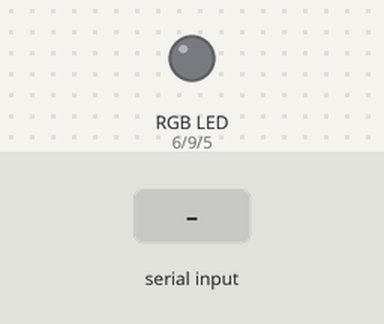
Recording of a sketch running on a simulated Arduino Uno, built with avr-gcc and run on an emulated ATmega328P. Parts: an RGB LED mixed from three pins (HIGH = lit). Inputs (shaded band) come from the test bench. Dim RGB values are drawn brighter than linear.

Above: at 1.2 s.
1.3 s: "90,45,200\n" received over Serial
At 2.5 s:
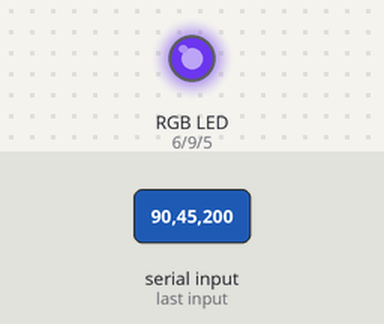
2.8 s: "30,150,10\n" received over Serial
At 3.9 s:
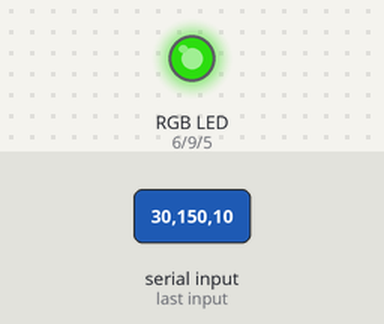
4.3 s: "90,45\n" received over Serial
At 4.8 s:
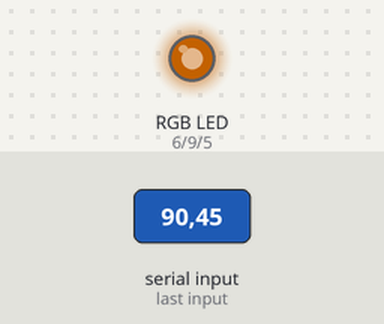
5.8 s: "1,90,45\n" received over Serial
At 6.1 s:
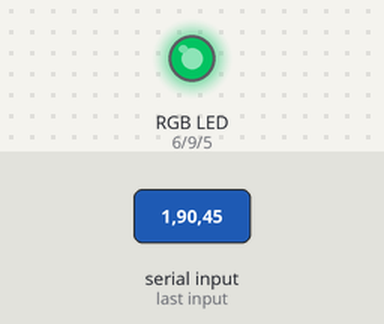
Timing chart, 0 to 8.3 s (numbered marks = the images above; inputs shaded):
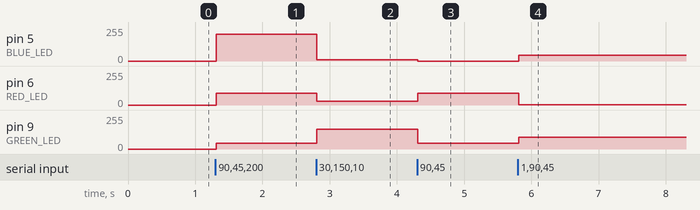

The sketch:

strip_rgb.ino
```cpp
//define pins for the red, green and blue LEDs
#define RED_LED 6
#define BLUE_LED 5
#define GREEN_LED 9

String inputData = "";
bool dataComplete = false;
bool firstBoot = true;
const char d[2] = ",";
int red = 0;
int green = 0;
int blue = 0;
bool pressed = false;


void setup() {
  Serial.begin(9600);
  pinMode(GREEN_LED, OUTPUT);
  pinMode(RED_LED, OUTPUT);
  pinMode(BLUE_LED, OUTPUT);
  rgbColor(red, green, blue);
}

void loop() {
  if (dataComplete) {
    processInput(inputData);
    rgbColor(red, green, blue);
    inputData = "";
    dataComplete = false;
  }
}

void rgbColor(int red_light_value, int green_light_value, int blue_light_value) {
  analogWrite(RED_LED, red_light_value);
  analogWrite(GREEN_LED, green_light_value);
  analogWrite(BLUE_LED, blue_light_value);
}

void processInput(String data) {
  char pCh[11];
  strcpy(pCh, data.c_str());

  char * rgb[3];
  int index = 0;

  char *token;

  token = strtok(pCh, d);

  while(token != NULL) {
    rgb[index] = (char *) malloc(strlen(token) + 1);
    strcpy(rgb[index], token);

    index++;

    token = strtok(NULL, d);
  }
  red = strtol(rgb[0], NULL, 10);
  green = strtol(rgb[1], NULL, 10);
  blue = strtol(rgb[2], NULL, 10);

  free(rgb[0]);
  free(rgb[1]);
  free(rgb[2]);
}

void serialEvent() {
  while(Serial.available()) {
    char ch = Serial.read();
    if (ch == '\n') {
      dataComplete = true;
      return;
    }
    inputData += ch;

  }
}
```

Measured:
- after the input at 1.3 s, pin 5 (BLUE_LED): 0/255 → 200/255 at once; pin 6 (RED_LED): 0/255 → 90/255 at once; pin 9 (GREEN_LED): 0/255 → 45/255 at once
- after the input at 2.8 s, pin 5 (BLUE_LED): 200/255 → 10/255 at once; pin 6 (RED_LED): 90/255 → 30/255 at once; pin 9 (GREEN_LED): 45/255 → 150/255 at once
- after the input at 4.3 s, pin 5 (BLUE_LED): 10/255 → 0/255 at once; pin 6 (RED_LED): 30/255 → 90/255 at once; pin 9 (GREEN_LED): 150/255 → 45/255 at once
- after the input at 5.8 s, pin 5 (BLUE_LED): 0/255 → 45/255 at once; pin 6 (RED_LED): 90/255 → 1/255 at once; pin 9 (GREEN_LED): 45/255 → 90/255 at once
